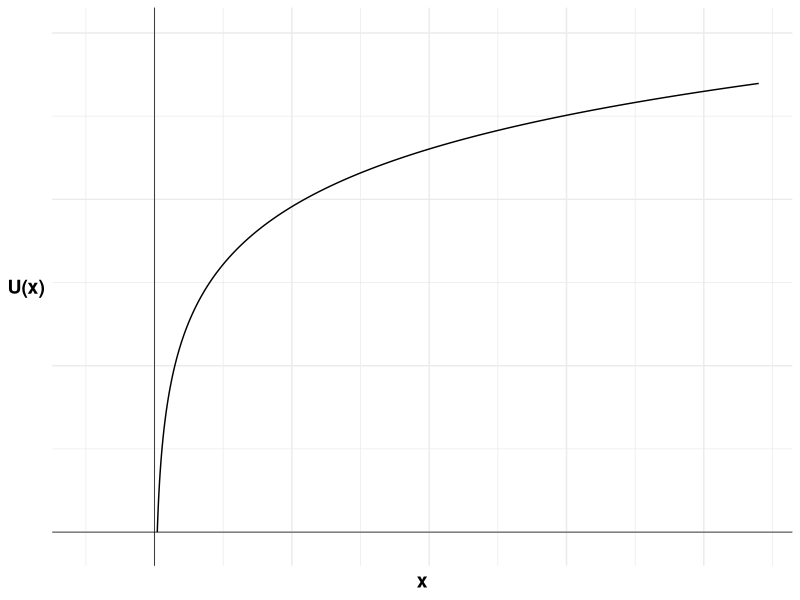
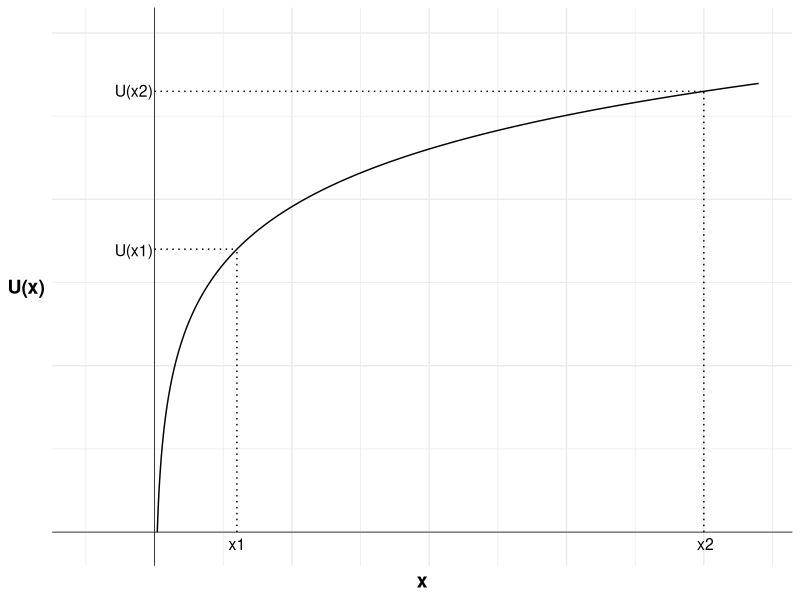
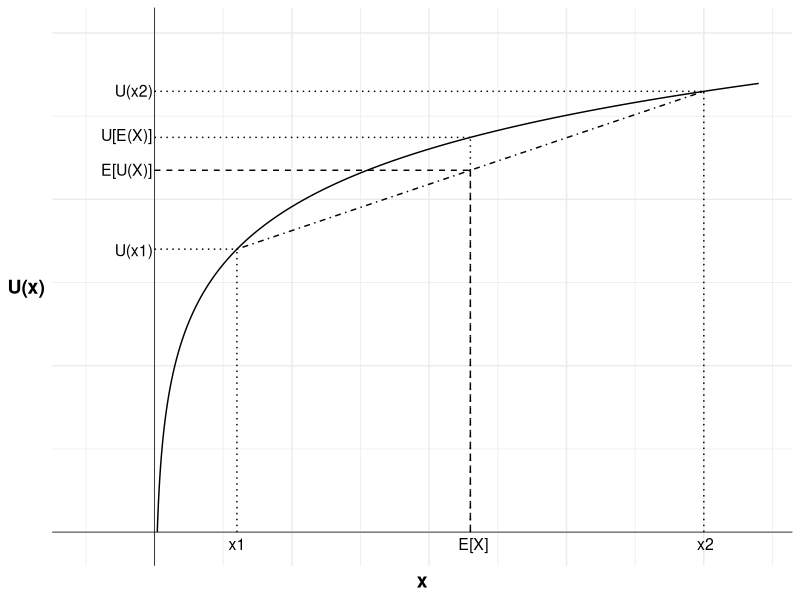
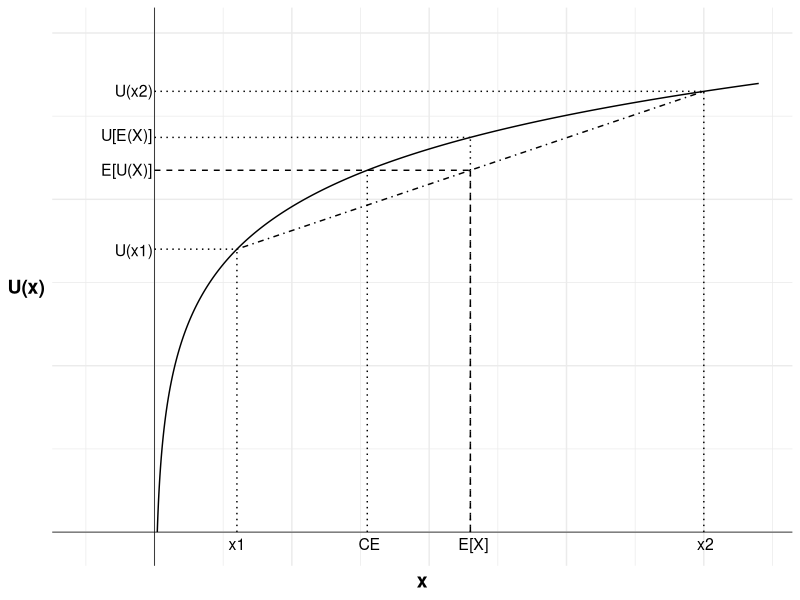
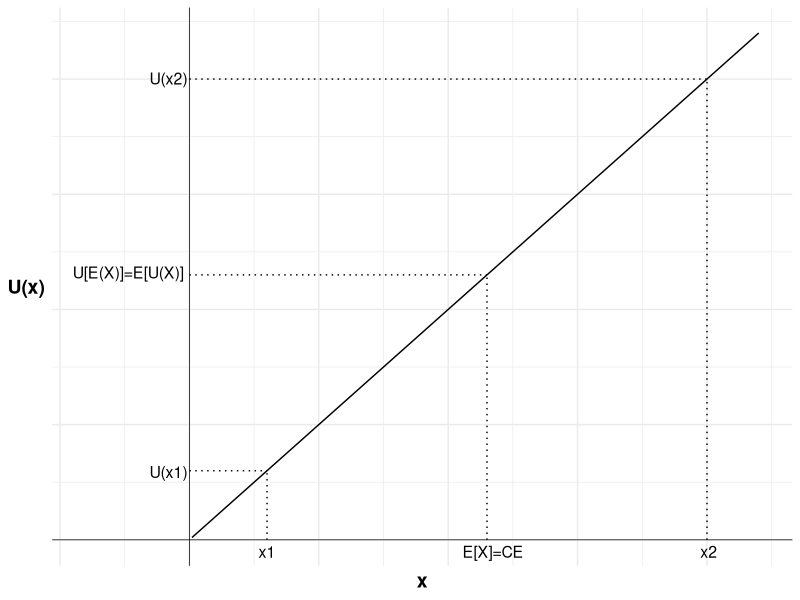
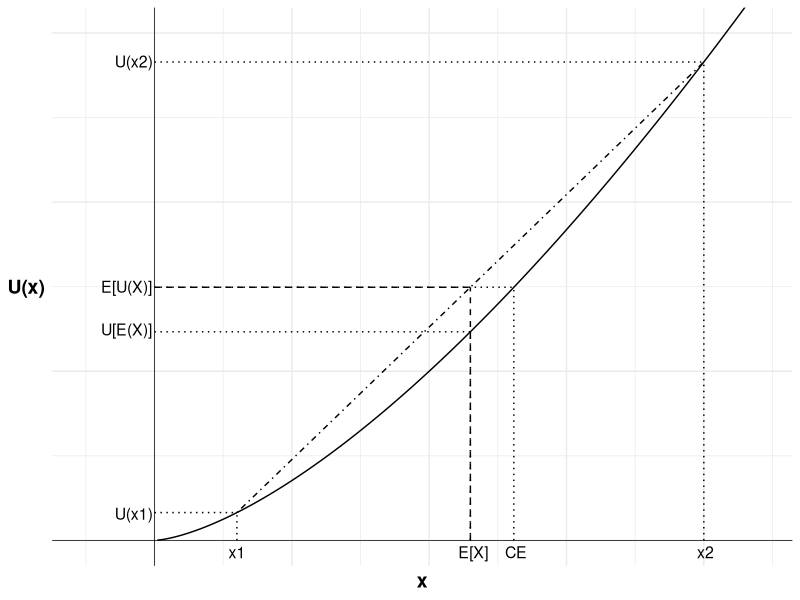

Recreate these plots in R, in order.
## ---- chunk 1
#| label: fig-risk-aversion-1
#| fig-cap: "Risk aversion 1"

library(ggplot2)

u <- function(x){
  log(x)
}

df <- data.frame(
  x=seq(1,220,0.1),
  y=NA
)

df$y <- u(df$x)

#Variables for plot (may not match labels as not done to scale)
#Payoffs from gamble
p1 <- 0.5
x1 <- 30 #loss
p2 <- 0.5
x2 <- 200 #win
ev <- p1*x1+p2*x2 #expected value of gamble
xc <-115 #certain outcome
ce <-exp(p1*u(x1)+p2*u(x2)) #certainty equivalent
px2 <-(ev-x1)/(x2-x1)

risk_aversion_plot_1 <- ggplot(mapping = aes(x, y)) +

  #Plot the utility curve
  geom_line(data = df) +
  geom_vline(xintercept = 0, linewidth=0.25)+ 
  geom_hline(yintercept = 0, linewidth=0.25)+
  labs(x = "x", y = "U(x)")+

  # Set the theme
  theme_minimal()+

  #remove numbers on each axis
  theme(axis.text.x = element_blank(),
            axis.text.y = element_blank(),
            axis.title=element_text(size=14,face="bold"),
            axis.title.y = element_text(angle=0, vjust=0.5))+

  #set limits - need to include room for labels
  coord_cartesian(xlim = c(-25, 220), ylim = c(-0.1, 6))

risk_aversion_plot_1

## ---- chunk 2
#| label: fig-risk-aversion-2
#| fig-cap: "Risk aversion 2"

risk_aversion_plot_2 <- risk_aversion_plot_1+

  #Add labels x1, U(x1) and line to curve indicating each
  annotate("text", x = x1, y = 0, label = "x1", size = 4, hjust = 0.5, vjust = 1.5)+
  annotate("segment", x = x1, y = 0, xend = x1, yend = u(x1), linewidth = 0.5, colour = "black", linetype="dotted")+
  annotate("segment", x = 0, y = u(x1), xend = x1, yend = u(x1), linewidth = 0.5, colour = "black", linetype="dotted")+
  annotate("text", x = 0, y = u(x1), label = "U(x1)", size = 4, hjust = 1.05, vjust = 0.6)+

  #Add labels x2, U(x2) and line to curve indicating each
  annotate("text", x = x2, y = 0, label = "x2", size = 4, hjust = 0.4, vjust = 1.5)+
  annotate("segment", x = x2, y = 0, xend = x2, yend = u(x2), linewidth = 0.5, colour = "black", linetype="dotted")+
  annotate("segment", x = 0, y = u(x2), xend = x2, yend = u(x2), linewidth = 0.5, colour = "black", linetype="dotted")+
  annotate("text", x = 0, y = u(x2), label = "U(x2)", size = 4, hjust = 1.05, vjust = 0.45)

risk_aversion_plot_2

## ---- chunk 3
#| label: fig-risk-aversion-3
#| fig-cap: "Risk aversion 3"

risk_aversion_plot_3 <- risk_aversion_plot_2+

  #Add line to curve indicating utility of expected value
  annotate("segment", x = xc, y = 0, xend = xc, yend = u(xc), linewidth = 0.5, colour = "black", linetype="dotted")+
  annotate("segment", x = 0, y = u(xc), xend = xc, yend = u(xc), linewidth = 0.5, colour = "black", linetype="dotted")+
  annotate("text", x = 0, y = u(xc), label = "U[E(X)]", size = 4, hjust = 1.05, vjust = 0.3)+

  #Add expected utility line
  annotate("segment", x = x1, xend = x2, y = u(x1), yend = u(x2), linewidth = 0.5, colour = "black", linetype="dotdash")+

  #Add labels E[X], E[U(X)] and curve indicating each
  annotate("text", x = ev, y = 0, label = "E[X]", size = 4, hjust = 0.4, vjust = 1.5)+
  annotate("segment", x = ev, y = 0, xend = ev, yend = u(x1)+(u(x2)-u(x1))*px2, linewidth = 0.5, colour = "black", linetype="dashed")+
  annotate("segment", x = 0, y = u(x1)+(u(x2)-u(x1))*px2, xend = ev, yend = u(x1)+(u(x2)-u(x1))*px2, linewidth = 0.5, colour = "black", linetype="dashed")+
  annotate("text", x = 0, y = u(x1)+(u(x2)-u(x1))*px2, label = "E[U(X)]", size = 4, hjust = 1.05, vjust = 0.45)

risk_aversion_plot_3

## ---- chunk 4
#| label: fig-risk-aversion-4
#| fig-cap: "Risk aversion 4"

risk_aversion_plot_4 <- risk_aversion_plot_3+

  #Add vertical line indicating certainty equivalent and labelled "CE"
  annotate("segment", x = ce, xend = ce, y = 0, yend = u(ce), linewidth = 0.5, colour = "black", linetype="dotted")+
  annotate("text", x = ce, y = 0, label = "CE", size = 4, hjust = 0.4, vjust = 1.5)

risk_aversion_plot_4

## ---- chunk 5
#| label: fig-risk-neutral
#| fig-cap: "Risk neutral"

library(ggplot2)

u <- function(x){
  x
}

df <- data.frame(
  x=seq(1,220,0.1),
  y=NA
)

df$y <- u(df$x)

#Variables for plot (may not match labels as not done to scale)
#Payoffs from gamble
p1 <- 0.5
x1 <- 30 #loss
p2 <- 0.5
x2 <- 200 #win
ev <- p1*x1+p2*x2 #expected value of gamble
xc <-115 #certain outcome
ce <-p1*u(x1)+p2*u(x2) #certainty equivalent
px2 <-(ev-x1)/(x2-x1)

ggplot(mapping = aes(x, y)) +

  #Plot the utility curve
  geom_line(data = df) +
  geom_vline(xintercept = 0, linewidth=0.25)+ 
  geom_hline(yintercept = 0, linewidth=0.25)+
  labs(x = "x", y = "U(x)")+

  # Set the theme
  theme_minimal()+

  #remove numbers on each axis
  theme(axis.text.x = element_blank(),
            axis.text.y = element_blank(),
            axis.title=element_text(size=14,face="bold"),
            axis.title.y = element_text(angle=0, vjust=0.5))+

  #set limits - need to include room for labels
  coord_cartesian(xlim = c(-40, 220), ylim = c(-0.25, 220))+

  #Add labels x1, U(x1) and line to curve indicating each
  annotate("text", x = x1, y = 0, label = "x1", size = 4, hjust = 0.5, vjust = 1.5)+
  annotate("segment", x = x1, y = 0, xend = x1, yend = u(x1), linewidth = 0.5, colour = "black", linetype="dotted")+
  annotate("segment", x = 0, y = u(x1), xend = x1, yend = u(x1), linewidth = 0.5, colour = "black", linetype="dotted")+
  annotate("text", x = 0, y = u(x1), label = "U(x1)", size = 4, hjust = 1.05, vjust = 0.6)+

  #Add line to curve indicating utility of expected value
  annotate("segment", x = xc, y = 0, xend = xc, yend = u(xc), linewidth = 0.5, colour = "black", linetype="dotted")+
  annotate("segment", x = 0, y = u(xc), xend = xc, yend = u(xc), linewidth = 0.5, colour = "black", linetype="dotted")+
  annotate("text", x = 0, y = u(xc), label = "U[E(X)]=E[U(X)]", size = 4, hjust = 1.05, vjust = 0.3)+

  #Add labels x2, U(x2) and line to curve indicating each
  annotate("text", x = x2, y = 0, label = "x2", size = 4, hjust = 0.4, vjust = 1.5)+
  annotate("segment", x = x2, y = 0, xend = x2, yend = u(x2), linewidth = 0.5, colour = "black", linetype="dotted")+
  annotate("segment", x = 0, y = u(x2), xend = x2, yend = u(x2), linewidth = 0.5, colour = "black", linetype="dotted")+
  annotate("text", x = 0, y = u(x2), label = "U(x2)", size = 4, hjust = 1.05, vjust = 0.45)+

  #Add labels E[X], E[U(X)] and curve indicating each
  annotate("text", x = ev, y = 0, label = "E[X]=CE", size = 4, hjust = 0.4, vjust = 1.5)

## ---- chunk 6
#| label: fig-risk-seeking
#| fig-cap: "Risk seeking"

library(ggplot2)

u <- function(x){
  x^1.5
}

df <- data.frame(
  x=seq(1,220,0.1),
  y=NA
)

df$y <- u(df$x)

#Variables for plot (may not match labels as not done to scale)
#Payoffs from gamble
p1 <- 0.5
x1 <- 30 #loss
p2 <- 0.5
x2 <- 200 #win
ev <- p1*x1+p2*x2 #expected value of gamble
xc <-115 #certain outcome
ce <-(p1*u(x1)+p2*u(x2))^(1/1.5) #certainty equivalent
px2 <-(ev-x1)/(x2-x1)

ggplot(mapping = aes(x, y)) +

  #Plot the utility curve
  geom_line(data = df) +
  geom_vline(xintercept = 0, linewidth=0.25)+ 
  geom_hline(yintercept = 0, linewidth=0.25)+
  labs(x = "x", y = "U(x)")+

  # Set the theme
  theme_minimal()+

  #remove numbers on each axis
  theme(axis.text.x = element_blank(),
            axis.text.y = element_blank(),
            axis.title=element_text(size=14,face="bold"),
            axis.title.y = element_text(angle=0, vjust=0.5))+

  #set limits - need to include room for labels
  coord_cartesian(xlim = c(-25, 220), ylim = c(-0.25, 3000))+

  #Add labels x1, U(x1) and line to curve indicating each
  annotate("text", x = x1, y = 0, label = "x1", size = 4, hjust = 0.5, vjust = 1.5)+
  annotate("segment", x = x1, y = 0, xend = x1, yend = u(x1), linewidth = 0.5, colour = "black", linetype="dotted")+
  annotate("segment", x = 0, y = u(x1), xend = x1, yend = u(x1), linewidth = 0.5, colour = "black", linetype="dotted")+
  annotate("text", x = 0, y = u(x1), label = "U(x1)", size = 4, hjust = 1.05, vjust = 0.6)+

  #Add line to curve indicating utility of expected value
  annotate("segment", x = xc, y = 0, xend = xc, yend = u(xc), linewidth = 0.5, colour = "black", linetype="dotted")+
  annotate("segment", x = 0, y = u(xc), xend = xc, yend = u(xc), linewidth = 0.5, colour = "black", linetype="dotted")+
  annotate("text", x = 0, y = u(xc), label = "U[E(X)]", size = 4, hjust = 1.05, vjust = 0.3)+

  #Add expected utility line
  annotate("segment", x = x1, xend = x2, y = u(x1), yend = u(x2), linewidth = 0.5, colour = "black", linetype="dotdash")+

  #Add labels x2, U(x2) and line to curve indicating each
  annotate("text", x = x2, y = 0, label = "x2", size = 4, hjust = 0.4, vjust = 1.5)+
  annotate("segment", x = x2, y = 0, xend = x2, yend = u(x2), linewidth = 0.5, colour = "black", linetype="dotted")+
  annotate("segment", x = 0, y = u(x2), xend = x2, yend = u(x2), linewidth = 0.5, colour = "black", linetype="dotted")+
  annotate("text", x = 0, y = u(x2), label = "U(x2)", size = 4, hjust = 1.05, vjust = 0.45)+

  #Add labels E[X], E[U(X)] and curve indicating each
  annotate("text", x = ev, y = 0, label = "E[X]", size = 4, hjust = 0.4, vjust = 1.5)+
  annotate("segment", x = ev, y = 0, xend = ev, yend = u(x1)+(u(x2)-u(x1))*px2, linewidth = 0.5, colour = "black", linetype="dashed")+
  annotate("segment", x = 0, y = u(x1)+(u(x2)-u(x1))*px2, xend = ev, yend = u(x1)+(u(x2)-u(x1))*px2, linewidth = 0.5, colour = "black", linetype="dashed")+
  annotate("text", x = 0, y = u(x1)+(u(x2)-u(x1))*px2, label = "E[U(X)]", size = 4, hjust = 1.05, vjust = 0.45)+

  #Add vertical line indicating certainty equivalent and labelled "CE" plus line extending to utility curve
  annotate("segment", x = ce, xend = ce, y = 0, yend = u(ce), linewidth = 0.5, colour = "black", linetype="dotted")+
  annotate("text", x = ce, y = 0, label = "CE", size = 4, hjust = 0.4, vjust = 1.5)+
  annotate("segment", x = 0, y = u(ce), xend = ce, yend = u(ce), linewidth = 0.5, colour = "black", linetype="dotted")

